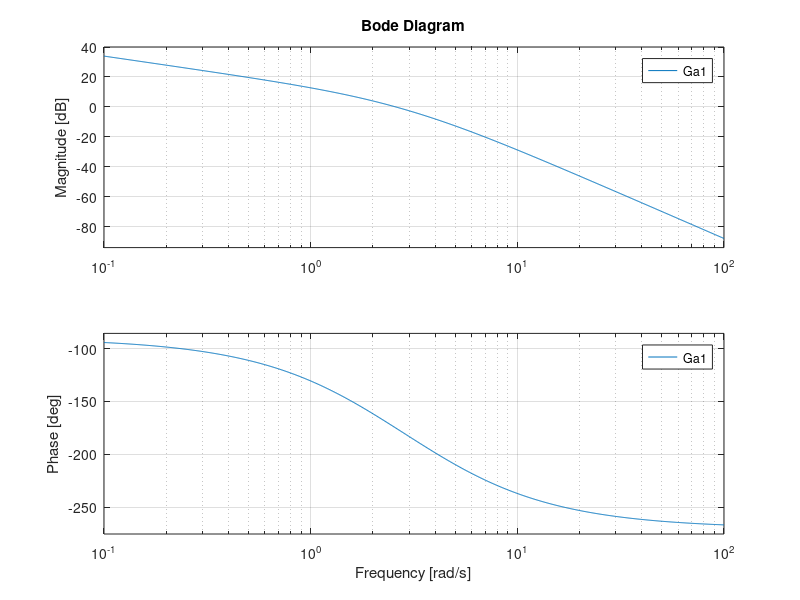
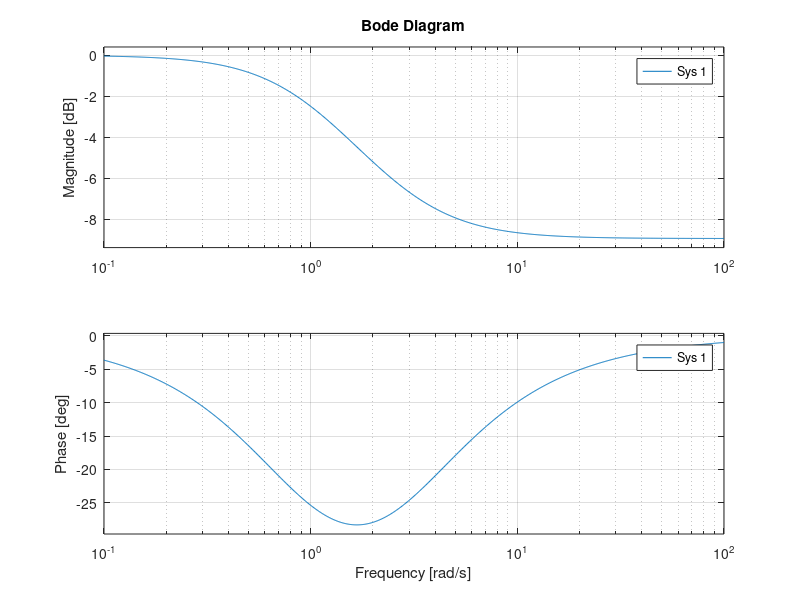
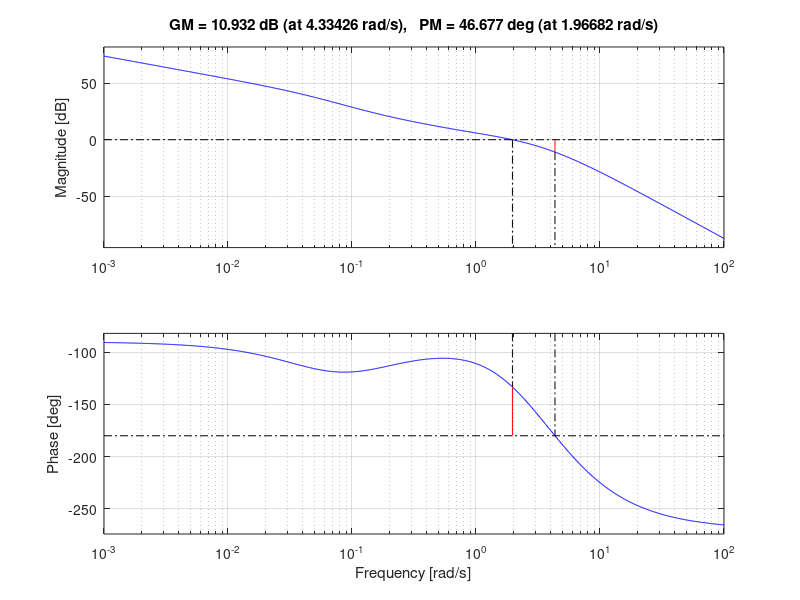
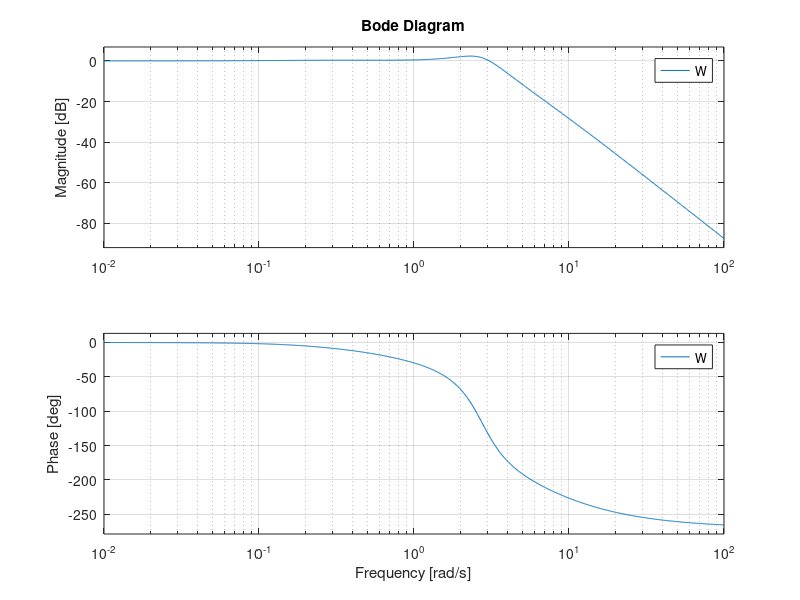

Write MATLAB code to recreate these figures, in order.
clear variables
close all
clc

s = tf('s');
F = 10/(s*(s+2)*(s+4))

Kr = 1

% progettare C(s) in modo che il sistema in catena chiusa soddisfi le seguenti specifiche:
%   * |er,inf| <= 0.2 per r(t) = t
%   * Sovraelongazione massima della risposta al gradino unitario non superiore al 25%
%   * Banda passante pari a circa 3.2 rad/s (con tolleranza dei +-15%)

% le prime due specifiche sono uguali agli esercizi L_11_05_21, quindi:
% C(s) = Kc * C'(s)
Kc = 4  % minimo valore ammissibile e la funzione d'anello di partenza e' di nuovo data da
Ga1 = Kc*F  % = 40/(s*(s+2)*(s+4))
% La specifica sulla sovraelongazione massima implica mf_min = 43 - 45
% La nuova specifica sulla banda passante implica 2.72 <= wB <= 3.68 rad/s
%               ->  wc = 0.63 * wB_des = 2 rad/s

% Nell'esercizio svolto su carta (vedi appunti, pag. 199) avevamo utilizzato una rete derivativa da 3
% e una rete integrativa con mi = 3 (2.8 sulle slide)

bode(Ga1)

wc = 2;
[m,f] = bode(Ga1,wc)

% Dal DdB vedo che devo far salire la fase per poter garantire il margine di fase
% Ho inoltre che il modulo è gia' maggiore di 0 e crescera' ancora mettendo
% la rete anticipatrice, quindi devo pensare di mettere una rete attenuatrice

%% rete anticipatrice
md = 3;  % mi consente un recupero massimo di fase di 30 gradi, quindi 5 gradi in piu' del minimo necessario
xd = sqrt(md);
taud = xd/wc;
Rd = (1+taud*s)/(1+taud/md*s);
Ga2 = Ga1 * Rd;
[m1,f2] = bode(Ga2,wc)  % m1 = 2,74, approssimo a 2.8

%% rete attenuatrice
mi = 2.8;
figure,bode((1+s/mi)/(1+s))   % Vedo che il modulo rimane pressoche' invariato da circa 40 rad/s in poi.
                              % In corrispondenza di questo valore si ha
                              % perdita di fase di circa 2.6 gradi, quindi
                              % è accettbile (rientra nel margine di fase)
xi = 40;
taui = xi/wc;
Ri = (1+taui/mi*s)/(1+taui*s);
Ga3 = Ga2 * Ri;

figure,margin(Ga3)  % Controllo i margini di modulo e fase e w di crossover
                    % Vanno bene, completo il progetto del controllore

%%
C = Kc * Rd * Ri;
W = feedback(C*F,1);
figure,bode(W)  % per specifica sulla banda passante
figure,step(W)  % per specifica sulla risposta al gradino
